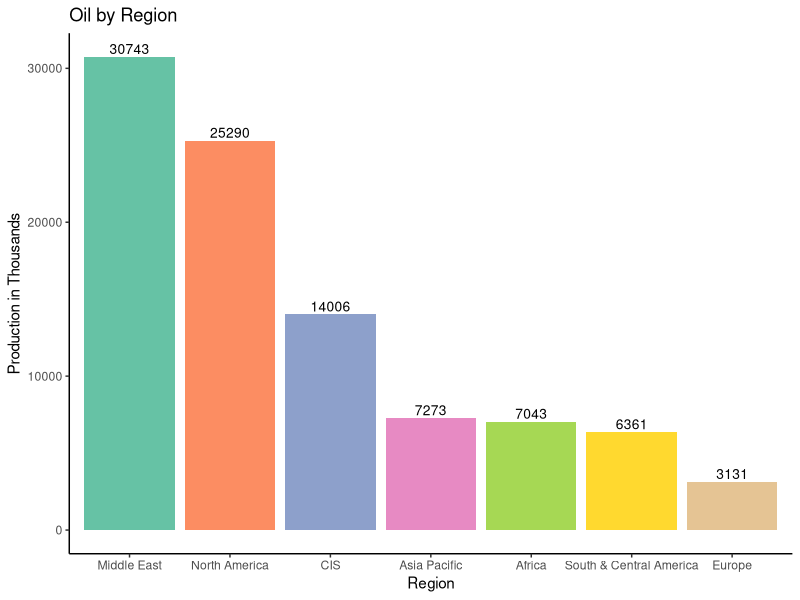
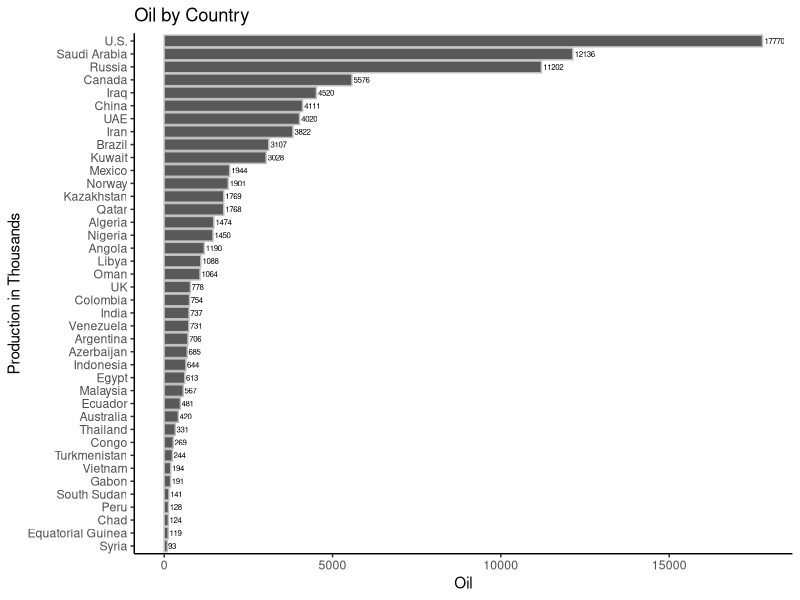
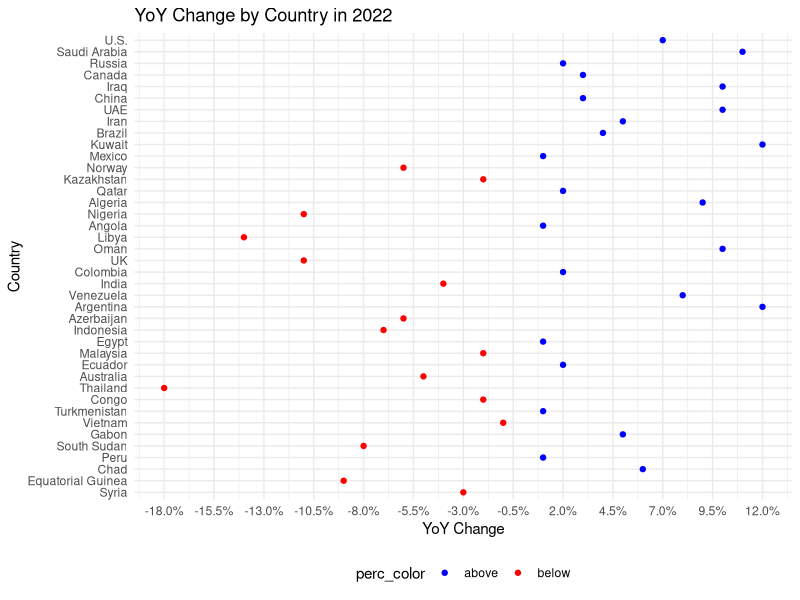

Source code (R) for these figures, in order:
## ---- chunk 1
library(tidyverse)
library(RColorBrewer)
library(scales)


oil = read.csv("Oil_Production_Country_2022.csv")
region = read.csv("Oil_by_Region_2022.csv")


region$X2022.Production <- as.numeric(region$X2022.Production)

region <- region %>% mutate(Region = fct_reorder(Region, X2022.Production, .desc = TRUE))

ggplot(region, aes(y=X2022.Production, x=Region, fill=Region))+
  geom_col()+ 
  scale_fill_brewer(palette = "Set2") +
  labs(title = "Oil by Region",
     x = "Region",
     y = "Production in Thousands")  +
   theme_classic() +
    theme(legend.position = "none") +
    #theme_minimal()+
    geom_text(aes(label = X2022.Production), vjust = -0.3, size = 3.5, color = "black") 
  


  

## ---- chunk 2

oil$Country = as.factor(oil$Country)
oil <- oil %>% mutate(Country = fct_reorder(Country, X2022.Production, .desc = FALSE))

  ggplot(oil, aes(x=X2022.Production, y=Country))+
  geom_col(color='grey') +
  geom_text(aes(label = X2022.Production), hjust = -0.1, size = 2) +
  theme_classic() +
  labs(title = "Oil by Country",
         x = "Oil",
         y = "Production in Thousands") 
    # geom_label(
    # label=rownames(oil), 
    #  nudge_x = 0.25, nudge_y = 0.25, 
    #  check_overlap = T)

## ---- chunk 3
  oil = oil %>% mutate(perc_color = case_when(
    YoY.Change >0 ~ "above",
    YoY.Change <= 0 ~ "below"))
  ggplot(oil, aes(x = YoY.Change, y = Country, colour=perc_color)) +
    geom_point() +
    scale_color_manual(values = c("above" = "blue", "below" = "red")) +
    scale_x_continuous(labels = percent, breaks = seq(min(oil$YoY.Change), .13, by = 0.025))+
    theme_minimal() +
    theme(legend.position = "bottom") +
    labs(title = "YoY Change by Country in 2022",
         x = "YoY Change",
         y = "Country") 

